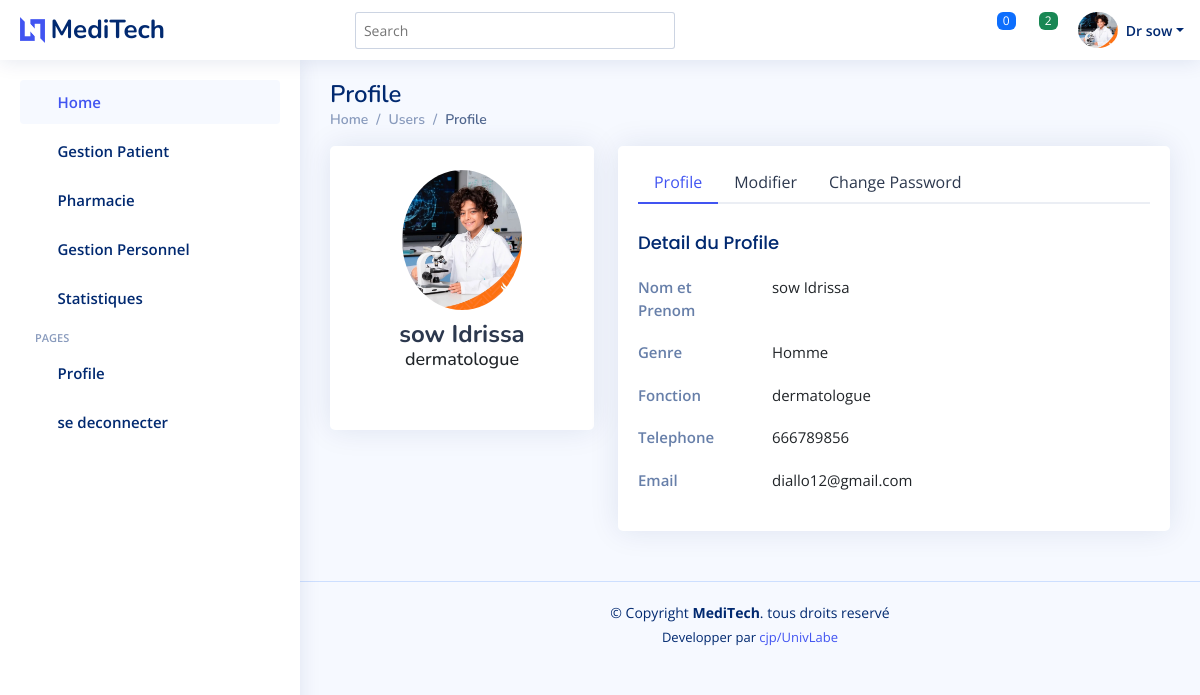
Screenshot of /user_profile/ (signed in) with the database file from the repository.
### Personnel_Service/models.py (models this page shows, shortened)
class Personnel(models.Model):
    user = models.ForeignKey(Utilisateur, on_delete = models.CASCADE)
    nom=models.CharField(max_length=32)
    prenom=models.CharField(max_length=32)
    genre=models.CharField(max_length=9)
    tel=models.CharField(max_length=9)
    email=models.EmailField(unique=True)
    fonction=models.ForeignKey(Fonction,on_delete = models.CASCADE)
    image=models.ImageField( upload_to='profil_personnel/', height_field=None, width_field=None, max_length=None,blank=True)
    identifiant = models.CharField(max_length = 30)

class Utilisateur(AbstractBaseUser,PermissionsMixin):
    username = models.CharField(max_length = 32,unique=True)
    nom=models.CharField(max_length=32,blank=True)
    prenom=models.CharField(max_length=50,blank=True)
    email = models.EmailField(blank=True,null=True,unique = True)
    is_active=models.BooleanField(default=True)
    is_staff=models.BooleanField(default=False)
    is_personnel = models.BooleanField(default = False)
    USERNAME_FIELD = 'username'
    objects = ClubUserManager()

class Fonction(models.Model):
    nom_fonction = models.CharField(max_length = 32)
    def __str__(self):
        return self.nom_fonction

### Personnel_Service/views.py (the view, shortened to what this page needs)
# urls.py: path('user_profile/',userProfile,name = 'user_profile'),
def userProfile(request):
    user = request.user
    personnel = Personnel.objects.get(user=user)
    context = {
        'personnel':personnel,
    }
    return render (request, 'Personnel_Service/users-profile.html',context)

### Personnel_Service/context_processors.py (called while the page is built)
def notifications(request):
    if request.user.is_authenticated:
        try:
            personnel = Personnel.objects.get(user=request.user)
            rdv_enAttente = Rendezvous.objects.filter(status_rdv='en attente', personnel=personnel)
            nbr_rdvA = rdv_enAttente.count()
            historique_notif = Rendezvous.objects.filter(personnel=personnel)
        except Personnel.DoesNotExist:
            rdv_enAttente = []
            nbr_rdvA = 0
            historique_notif=[]
    else:
        rdv_enAttente = []
        nbr_rdvA = 0
        historique_notif=[]
    return {
        'rdv_enAttente': rdv_enAttente,
        'nbr_rdvA': nbr_rdvA,
        'historique_notif':historique_notif
    }

### Personnel_Service/templates/Personnel_Service/users-profile.html (shortened to what this page needs)
{% load static %}
{% include "Personnel_Service/header_pers.html" %}
  <main id="main" class="main">
    <div class="pagetitle">
      <h1>Profile</h1>
      <nav>
        <ol class="breadcrumb">
          <li class="breadcrumb-item"><a href="index.html">Home</a></li>
          <li class="breadcrumb-item">Users</li>
          <li class="breadcrumb-item active">Profile</li>
        </ol>
      </nav>
    </div>
    <section class="section profile">
      <div class="row">
        <div class="col-xl-4">
          <div class="card">
            <div class="card-body profile-card pt-4 d-flex flex-column align-items-center">
              {% if personnel.image %}
            <img src="{{ personnel.image.url }}" alt="Profile" class="rounded-circle" >
            {% else %}
            <img src="{% static 'Patients/assets/img/messages-2.jpg' %}" alt="Profile" class="rounded-circle" >
            {% endif %}
              <h2>{{ user.nom }} {{ user.prenom }}</h2>
              <h3>{{ personnel.fonction }}</h3>
              <div class="social-links mt-2">
                <a href="#" class="twitter"><i class="bi bi-twitter"></i></a>
                <a href="#" class="facebook"><i class="bi bi-facebook"></i></a>
                <a href="#" class="instagram"><i class="bi bi-instagram"></i></a>
                <a href="#" class="linkedin"><i class="bi bi-linkedin"></i></a>
              </div>
            </div>
          </div>
        </div>
        <div class="col-xl-8">
          <div class="card">
            <div class="card-body pt-3">
              <ul class="nav nav-tabs nav-tabs-bordered">
                <li class="nav-item">
                  <button class="nav-link active" data-bs-toggle="tab" data-bs-target="#profile-overview">Profile</button>
                </li>
                <li class="nav-item">
                  <button class="nav-link" data-bs-toggle="tab" data-bs-target="#profile-edit">Modifier</button>
                </li>
                <li class="nav-item">
                  <button class="nav-link" data-bs-toggle="tab" data-bs-target="#profile-change-password">Change Password</button>
                </li>
              </ul>
              <div class="tab-content pt-2">
                <div class="tab-pane fade show active profile-overview" id="profile-overview">
                  <h5 class="card-title"> Detail du Profile</h5>
                  <div class="row">
                    <div class="col-lg-3 col-md-4 label ">Nom et Prenom</div>
                    <div class="col-lg-9 col-md-8">{{ user.nom }} {{ user.prenom }}</div>
                  </div>
                  <div class="row">
                    <div class="col-lg-3 col-md-4 label">Genre</div>
                    <div class="col-lg-9 col-md-8">{{ personnel.genre }}</div>
                  </div>
                  <div class="row">
                    <div class="col-lg-3 col-md-4 label">Fonction</div>
                    <div class="col-lg-9 col-md-8">{{ personnel.fonction }}</div>
                  </div>
                  <div class="row">
                    <div class="col-lg-3 col-md-4 label">Telephone</div>
                    <div class="col-lg-9 col-md-8">{{ personnel.tel }}</div>
                  </div>
                  <div class="row">
                    <div class="col-lg-3 col-md-4 label">Email</div>
                    <div class="col-lg-9 col-md-8">{{ personnel.email }}</div>
                  </div>
                </div>
              </div>
            </div>
          </div>
        </div>
      </div>
    </section>
  </main>
 {% include "Personnel_Service/footer_personnel.html" %}

### Personnel_Service/templates/Personnel_Service/header_pers.html (shortened to what this page needs)
{% load static %}
<!DOCTYPE html>
<html lang="en">
<head>
  <link href="{% static 'Patients/assets/vendor/bootstrap/css/bootstrap.min.css' %}" rel="stylesheet">
  <link href="{% static 'Patients/assets/vendor/bootstrap-icons/bootstrap-icons.css' %}" rel="stylesheet">
  <link href="{% static 'Patients/assets/vendor/boxicons/css/boxicons.min.css' %}" rel="stylesheet">
  <link href="{% static 'Patients/assets/vendor/quill/quill.snow.css' %}" rel="stylesheet">
  <link href="{% static 'Patients/assets/vendor/quill/quill.bubble.css' %}" rel="stylesheet">
  <link href="{% static 'Patients/assets/vendor/remixicon/remixicon.css' %}" rel="stylesheet">
  <link href="{% static 'Patients/assets/vendor/simple-datatables/style.css' %}" rel="stylesheet">
  <link href="{% static 'Patients/assets/css/style.css' %}" rel="stylesheet">
<body>
  <header id="header" class="header fixed-top d-flex align-items-center">
    <div class="d-flex align-items-center justify-content-between">
      <a href="{% url 'home' %}" class="logo d-flex align-items-center">
        <img src="assets/img/logo.png" alt="">
        <span class="d-none d-lg-block">MediTech</span>
      </a>
      <i class="bi bi-list toggle-sidebar-btn"></i>
    </div>
    <div class="search-bar">
      <form class="search-form d-flex align-items-center" method="POST" action="#">
        <input type="text" name="query" placeholder="Search" title="Enter search keyword">
        <button type="submit" title="Search"><i class="bi bi-search"></i></button>
      </form>
    </div>
    <nav class="header-nav ms-auto">
      <ul class="d-flex align-items-center">
        <li class="nav-item dropdown">
          <a class="nav-link nav-icon" href="#" data-bs-toggle="dropdown">
            <i class="bi bi-bell"></i>
            <span class="badge bg-primary badge-number">{{ nbr_rdvA }}</span>
          </a>
        </li>
        <li class="nav-item dropdown">
          <a class="nav-link nav-icon" href="#" data-bs-toggle="dropdown">
            <i class="bi bi-chat-left-text"></i>
            <span class="badge bg-success badge-number">2</span>
          </a>
        </li>
        <li class="nav-item dropdown pe-3">
          <a class="nav-link nav-profile d-flex align-items-center pe-0" href="#" data-bs-toggle="dropdown">
            {% if personnel.image %}
            <img src="{{ personnel.image.url }}" alt="Profile" class="rounded-circle" style=" width: 40px;
            height: 40px;
            object-fit: cover;
            object-position: center;
            border-radius: 50%;">
            {% else %}
            <img src="{% static 'Patients/assets/img/messages-2.jpg' %}" alt="Profile" class="rounded-circle" style=" width: 40px;
            height: 50px;
            object-fit: cover;
            object-position: center;
            border-radius: 50%;">
            {% endif %}
            <span class="d-none d-md-block dropdown-toggle ps-2">Dr {{ user.nom }}</span>
          </a>
        </li>
      </ul>
    </nav>
  </header>
    <aside id="sidebar" class="sidebar">
        <ul class="sidebar-nav" id="sidebar-nav">
          <li class="nav-item">
            <a class="nav-link " href="{% url 'espace_personnel' %}">
              <i class="bi bi-grid"></i>
              <span>Home</span>
            </a>
          </li>
          <li class="nav-item">
            <a class="nav-link collapsed" data-bs-target="#forms-nav" data-bs-toggle="collapse" href="#">
              <i class="bi bi-journal-text"></i><span>Gestion Patient</span><i class="bi bi-chevron-down ms-auto"></i>
            </a>
          </li>
          <li class="nav-item">
            <a class="nav-link collapsed" data-bs-target="#tables-nav" data-bs-toggle="collapse" href="#">
              <i class="bi bi-layout-text-window-reverse"></i><span>Pharmacie</span><i class="bi bi-chevron-down ms-auto"></i>
            </a>
          </li>
          <li class="nav-item">
            <a class="nav-link collapsed" data-bs-target="#personnel-nav" data-bs-toggle="collapse" href="#">
              <i class="bi bi-layout-text-window-reverse"></i><span>Gestion Personnel</span><i class="bi bi-chevron-down ms-auto"></i>
            </a>
          </li>
          <li class="nav-item">
            <a class="nav-link collapsed" data-bs-target="#charts-nav" data-bs-toggle="collapse" href="#">
              <i class="bi bi-bar-chart"></i><span>Statistiques</span><i class="bi bi-chevron-down ms-auto"></i>
            </a>
          </li>
          <li class="nav-heading">Pages</li>
          <li class="nav-item">
            <a class="nav-link collapsed" href="{% url 'user_profile' %}">
              <i class="bi bi-person"></i>
              <span>Profile</span>
            </a>
          </li>
          <li class="nav-item">
            <a class="nav-link collapsed" href="{% url 'connexion' %}">
              <i class="bi bi-box-arrow-in-right"></i>
              <span>se deconnecter</span>
            </a>
          </li>
        </ul>
      </aside>

### Patients/static/Patients/assets/css/style.css (style rules this page uses)
:root { scroll-behavior: smooth; }
body { font-family: "Open Sans", sans-serif; background: #f6f9ff; color: #444444; }
a { color: #4154f1; text-decoration: none; }
h1, h2, h3, h4, h5, h6 { font-family: "Nunito", sans-serif; }
#main { margin-top: 60px; padding: 20px 30px; transition: all 0.3s; }
.pagetitle { margin-bottom: 10px; }
.pagetitle h1 { font-size: 24px; margin-bottom: 0; font-weight: 600; color: #012970; }
.card { margin-bottom: 30px; border: none; border-radius: 5px; box-shadow: 0px 0 30px rgba(1, 41, 112, 0.1); }
.card-title { padding: 20px 0 15px 0; font-size: 18px; font-weight: 500; color: #012970; font-family: "Poppins", sans-serif; }
.card-body { padding: 0 20px 20px 20px; }
.breadcrumb { font-size: 14px; font-family: "Nunito", sans-serif; color: #899bbd; font-weight: 600; }
.breadcrumb a { color: #899bbd; transition: 0.3s; }
.breadcrumb .breadcrumb-item::before { color: #899bbd; }
.breadcrumb .active { color: #51678f; font-weight: 600; }
.nav-tabs-bordered { border-bottom: 2px solid #ebeef4; }
.nav-tabs-bordered .nav-link { margin-bottom: -2px; border: none; color: #2c384e; }
.nav-tabs-bordered .nav-link.active { background-color: #fff; color: #4154f1; border-bottom: 2px solid #4154f1; }
.logo { line-height: 1; }
@media (min-width: 1200px) { .logo { width: 280px; } }
.logo img { max-height: 26px; margin-right: 6px; }
.logo span { font-size: 26px; font-weight: 700; color: #012970; font-family: "Nunito", sans-serif; }
.header { transition: all 0.5s; z-index: 997; height: 60px; box-shadow: 0px 2px 20px rgba(1, 41, 112, 0.1); background-color: #fff; padding-left: 20px; }
.header .toggle-sidebar-btn { font-size: 32px; padding-left: 10px; cursor: pointer; color: #012970; }
.header .search-bar { min-width: 360px; padding: 0 20px; }
.header .search-form { width: 100%; }
.header .search-form input { border: 0; font-size: 14px; color: #012970; border: 1px solid rgba(1, 41, 112, 0.2); padding: 7px 38px 7px 8px; border-radius: 3px; transition: 0.3s; width: 100%; }
.header .search-form button { border: 0; padding: 0; margin-left: -30px; background: none; }
.header .search-form button i { color: #012970; }
.header-nav ul { list-style: none; }
.header-nav>ul { margin: 0; padding: 0; }
.header-nav .nav-icon { font-size: 22px; color: #012970; margin-right: 25px; position: relative; }
.header-nav .nav-profile { color: #012970; }
.header-nav .nav-profile img { max-height: 36px; }
.header-nav .nav-profile span { font-size: 14px; font-weight: 600; }
.header-nav .badge-number { position: absolute; inset: -2px -5px auto auto; font-weight: normal; font-size: 12px; padding: 3px 6px; }
.sidebar { position: fixed; top: 60px; left: 0; bottom: 0; width: 300px; z-index: 996; transition: all 0.3s; padding: 20px; overflow-y: auto; scrollbar-width: thin; scrollbar-color: #aab7cf transparent; box-shadow: 0px 0px 20px rgba(1, 41, 112, 0.1); background-color: #fff; }
@media (min-width: 1200px) { #main, #footer { margin-left: 300px; } }
.sidebar-nav { padding: 0; margin: 0; list-style: none; }
.sidebar-nav li { padding: 0; margin: 0; list-style: none; }
.sidebar-nav .nav-item { margin-bottom: 5px; }
.sidebar-nav .nav-heading { font-size: 11px; text-transform: uppercase; color: #899bbd; font-weight: 600; margin: 10px 0 5px 15px; }
.sidebar-nav .nav-link { display: flex; align-items: center; font-size: 15px; font-weight: 600; color: #4154f1; transition: 0.3; background: #f6f9ff; padding: 10px 15px; border-radius: 4px; }
.sidebar-nav .nav-link i { font-size: 16px; margin-right: 10px; color: #4154f1; }
.sidebar-nav .nav-link.collapsed { color: #012970; background: #fff; }
.sidebar-nav .nav-link.collapsed i { color: #899bbd; }
.sidebar-nav .nav-link .bi-chevron-down { margin-right: 0; transition: transform 0.2s ease-in-out; }
.profile .profile-card img { max-width: 120px; }
.profile .profile-card h2 { font-size: 24px; font-weight: 700; color: #2c384e; margin: 10px 0 0 0; }
.profile .profile-card h3 { font-size: 18px; }
.profile .profile-card .social-links a { font-size: 20px; display: inline-block; color: rgba(1, 41, 112, 0.5); line-height: 0; margin-right: 10px; transition: 0.3s; }
.profile .profile-overview .row { margin-bottom: 20px; font-size: 15px; }
.profile .profile-overview .card-title { color: #012970; }
.profile .profile-overview .label { font-weight: 600; color: rgba(1, 41, 112, 0.6); }

### Personnel_Service/templates/Personnel_Service/users-profile.html (style rules this page uses)
.rounded-circle { width: 240px; height: 140px; object-fit: cover; object-position: center; border-radius: 50%; }

### rows the page displays
Personnel: image (picture), fonction "dermatologue", genre "Homme", tel "666789856", email "diallo12@gmail.com"
Utilisateur: nom "sow", prenom "Idrissa"

### other values shown
{{ nbr_rdvA }} "0"
